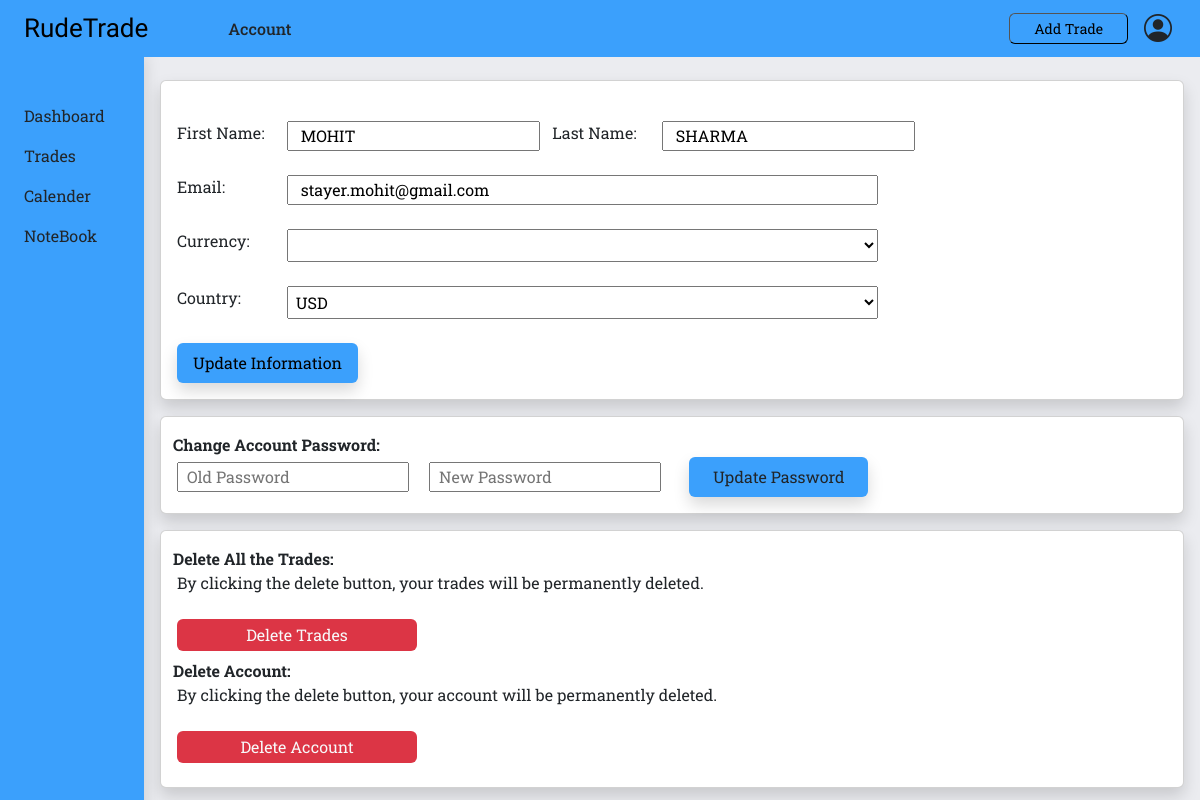
Page /account (signed in) on the committed database.
### userauth/models.py (models this page shows, shortened)
class rudeusers(models.Model):
    id = models.AutoField(primary_key=True)
    user_pass =  models.CharField(max_length=50)
    first_name = models.CharField(max_length=15)
    last_name = models.CharField(max_length=15)
    user_email = models.CharField(max_length=50)
    currency = models.CharField(max_length=25)
    country = models.CharField(max_length=25, default="USD")

### RudeTrade/views.py (the view)
# urls.py: path('account',views.account, name='account'),
def account(request):
    userid = request.session.get('userid')
    user_data = rudeusers.objects.filter(id = userid)
    for data in user_data:
        Fname = data.first_name
        Lname = data.last_name
        email = data.user_email
        currency = data.currency
        country = data.country
    para = {'pagename': 'Account','Fname':Fname,'Lname':Lname, 'email':email,'currency': currency, 'country':country }
    return render(request, 'account-settings.html',para)

### templates/account-settings.html (shortened to what this page needs)
{% include 'partials/head-code.html' %}
<body>
    {% include 'partials/topbar.html' %}
    <div class=" m-0 mt-5 w-100">
        {% include 'partials/sidebar.html' %}
        <div class=" container-fluid bg-secondary-color text-bg-black  p-3  " style="margin-left: 12%; width:88%">
            <div class="card shadow my-3 p-3">
                <form action="updateuserdetails" method="post">
                    <div class="row my-4">
                        <label class="col-1-5" for="name">First Name: </label>
                        <input class="col-3 text-uppercase" type="text" name="Fname" value="{{Fname}}" required>
                        <label class="col-1-5 " for="name">Last Name:</label>
                        <input class="col-3 text-uppercase" type="text" name="Lname" value="{{Lname}}">
                    </div>
                    <div class="row mb-4">
                        <label class="col-1-5" for="email">Email:</label>
                        <input class="col-7 " type="email" id="email" name="email" value="{{email}}" required>
                    </div>
                    <div class="row mb-4">
                        <label class="col-1-5" for="currency">Currency:</label>
                        <select class="col-7 p-1" id="currency" name="currency">
                            <option value="{{currency}}" selected>{{currency}}</option>
                            <option value="INR">INR - Indian Rupee</option>
                        </select>
                    </div>
                    <div class="row mb-4">
                        <label class="col-1-5" for="=country">Country:</label>
                        <select class="col-7 p-1 text-uppercase" id="country" name="country">
                            <option value="{{country}}" selected>{{country}}</option>
                        </select>
                    </div>
                    <button class="rounded shadow bg-custom-blue border-0 px-3 py-2" type="submit">Update
                        Information</button>
                </form>
            </div>
            <div class="card shadow mb-3 p-3">
                <form action="" method="post">
                    <label class="row px-2 fw-bold " for="">Change Account Password:</label>
                    <input class="px-2 fs-6" type="text" placeholder="Old Password">
                    <input class="px-2 ms-3 fs-6" type="text" placeholder="New Password">
                    <button class=" rounded py-2 px-4 shadow ms-4 text-dark bg-custom-blue border-0"
                        type="submit">Update Password</button>
                </form>
            </div>
            <div class="card shadow p-3">
                <label class="row px-2 fw-bold " for="">Delete All the Trades:</label>
                <p>By clicking the delete button, your trades will be permanently deleted.</p>
                <a href="/delete_all_trades">
                    <button class="bg-danger my-2 py-1 rounded text-light border-0" style="width: 30vh;">Delete
                        Trades</button>
                </a>
                <label class="row px-2 fw-bold " for="">Delete Account:</label>
                <p>By clicking the delete button, your account will be permanently deleted.</p>
                <button class="bg-danger my-2 py-1 rounded text-light border-0" style="width: 30vh;">Delete
                    Account</button>
            </div>
        </div>
</body>
</html>

### static/css/style5.css (style rules this page uses)
html, body { width: 100%; background-color: #ebecf0; }
* { font-family: "Roboto Slab", serif; }
.col-1-5 { width: 12%; }
.bg-custom-blue { background-color: #3ba0fc; }

### rows in the picture
rudeusers: Fname "Mohit", Lname "Sharma", email "stayer.mohit@gmail.com", country "USD"

### other values in the picture
{{ pagename }} "Account"
